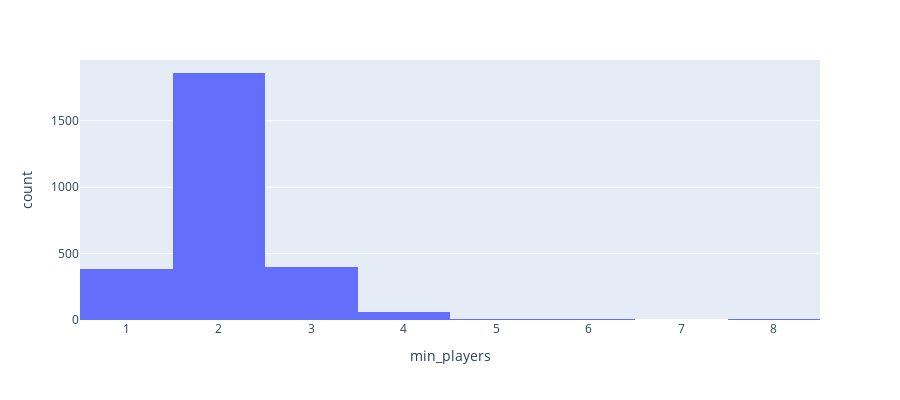

Notebook source saved alongside this figure:
### Markdown cell above
#### 3.2.1 Valores extremos de `min_players` y `max_players` 
Empecemos analizando los valores extremos de las variables `min_players` y `max_players`.

### Code cell
px.histogram(bgg, x="min_players", height=400)

### Figure 1 — Plotly figure (JSON) as saved in the notebook; plotly's stock layout.template omitted (floating-point values rounded to 4 significant figures; data arrays with more than 128 entries replaced by an {"elided": "..."} marker saying what was removed)
{"data": [{"alignmentgroup": "True", "bingroup": "x", "hovertemplate": "min_players=%{x}<br>count=%{y}<extra></extra>", "legendgroup": "", "marker": {"color": "#636efa", "pattern": {"shape": ""}}, "name": "", "offsetgroup": "", "orientation": "v", "showlegend": false, "type": "histogram", "x": {"elided": "2717 int values"}, "xaxis": "x", "yaxis": "y"}], "layout": {"barmode": "relative", "height": 400, "legend": {"tracegroupgap": 0}, "margin": {"t": 60}, "xaxis": {"anchor": "y", "domain": [0, 1], "title": {"text": "min_players"}}, "yaxis": {"anchor": "x", "domain": [0, 1], "title": {"text": "count"}}}}
